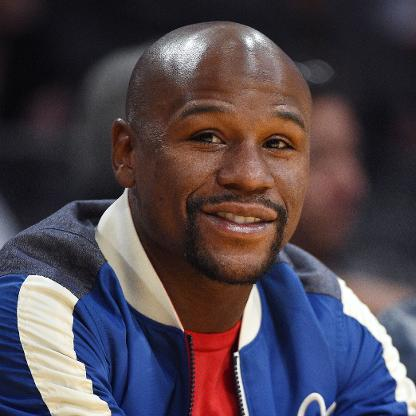
#> input picture images/floyd.jpg, 416 x 416 px
$ jupyter execute opencv_facial_recognition.ipynb   (shell and % lines are left out)
#> lines starting #> are read from the running program, lines starting #| are printed output that depends on the picture
## Introduction to OpenCV

The OpenCV library provides functionality for face detection in images. The technique used is based on Haar cascades, which is a machine learning approach. In this project, we will treat OpenCV as a black box, leveraging its pre-trained models for detecting faces, eyes, and smiles.

While OpenCV provides the flexibility to train custom models for detecting various objects, our primary objective in this project is to use the existing classifiers and explore their capabilities in detecting interesting portions of an image.

### Single Face Detection

OpenCV supports reading of images in most file formats, such as JPEG, PNG, and TIFF. Most image and video analysis requires converting images into grayscale first. This simplifies the image and reduces noise allowing for improved analysis. Let's write some code that reads an image of as person, Floyd Mayweather and converts it into greyscale.

[cell 1]
# Import OpenCV library
import cv2 as cv

# Load image
image = cv.imread('images/floyd.jpg')
#> image is the input picture: shape (416, 416, 3); mean B, G, R 77.4, 68.5, 78.7
# Convert to grayscale
gray_image = cv.cvtColor(image, cv.COLOR_BGR2GRAY)
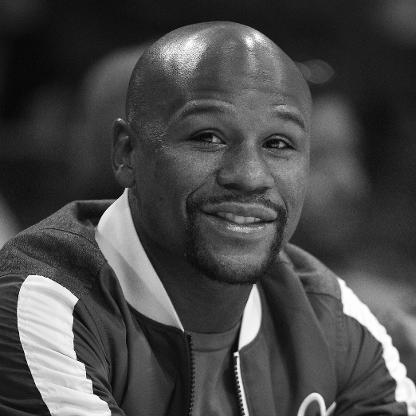
#> gray_image: shape (416, 416); min 0, max 255, mean 72.5
# Lets inspect the image
print(type(gray_image))
#| <class 'numpy.ndarray'>

We see that it is of type ndarray, which is a fundamental list type coming from the numerical python project. OpenCV wants to represent an image as a two dimensional sequence of bytes, and the ndarray, which stands for n dimensional array, is the ideal way to do this. Lets look at the array contents.

[cell 2]
gray_image

The array is shown here as a list of lists, where the inner lists are filled with integers.The dtype=uint8 definition indicates that each of the items in an array is an 8 bit unsigned integer, which is very common for black and white images. So this is a pixel by pixel definition of the image.

The display package, however, doesn't know what to do with this image. So lets convert it into a PIL object to render it in the browser.

[cell 3]
# Import PIL library
from PIL import Image

# Convert to PIL image
pil_image = Image.fromarray(gray_image)
# Display image
display(pil_image)

Let's now use OpenCV to detect faces in this image. OpenCV provides a pre-trained classifier, called the Haar Cascade classifier, which is based on the Haar Wavelet technique to analyze pixels in the image. The Haar Cascade classifier employs a machine learning approach by training the classifier to identify object edges in specific types of images.

The first step is to load the classifier XML file, which contains the classifier definition. This file is available in the OpenCV GitHub repository. We will use the cv2.CascadeClassifier method to load the XML file.

[cell 4]
# Import OpenCV library and Image and ImageDraw libraries from PIL
import cv2 as cv
from PIL import Image, ImageDraw
import numpy as np

# Load XML classifier
face_cascade = cv.CascadeClassifier('classifier/haarcascade_frontalface_default.xml')
eye_cascade = cv.CascadeClassifier('classifier/haarcascade_eye.xml')

# With the classifier loaded, we can now use it to detect faces in the image.
# Load the image and convert it to grayscale
image = cv.imread('images/floyd.jpg')
gray_image = cv.cvtColor(image, cv.COLOR_BGR2GRAY)
# Use classifier to detect faces. This function returns a list of objects as rectangles. The first parameter is an ndarray of the image.
faces = face_cascade.detectMultiScale(gray_image)
#> faces = [[158, 75, 176, 176]]
print(faces.tolist()[0]) # tolsit() converts the ndarray to a list
#| [158, 75, 176, 176]

[cell 5]
# Let's draw a rectangle around the face.
# First, convert the image to a PIL image
pil_image = Image.fromarray(gray_image, mode='L')

# Draw the rectangle
draw = ImageDraw.Draw(pil_image)
rectangle = faces.tolist()[0]
#> rectangle = [158, 75, 176, 176]
draw.rectangle(rectangle, outline='white')

# Display the image
display(pil_image)
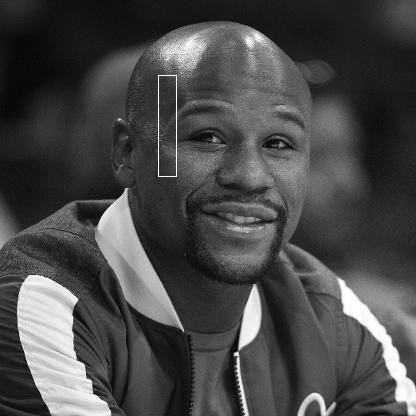
#> shown: PIL image 416x416 L; min 0, max 255, mean 72.8

The result is not very good.

If we check the OpenCV docs, detectMultiScale() returns the coordinates of the detected faces as a rectangle. The first two numbers are the top left corner of the rectangle, and the next two numbers are the width and height (x,y,w,h), while PIL.ImageDraw.Draw.rectangle() expects the coordinates of the top left and bottom right corners of the rectangle (x,y,x+w,y+h). So we need to convert the coordinates before we can draw the rectangle.

Let's wrap all together.

[cell 6]
# Import OpenCV library and Image and ImageDraw libraries from PIL
import cv2 as cv
from PIL import Image, ImageDraw

# Load XML classifier
face_cascade = cv.CascadeClassifier('classifier/haarcascade_frontalface_default.xml')
eye_cascade = cv.CascadeClassifier('classifier/haarcascade_eye.xml')

# With the classifier loaded, we can now use it to detect faces in the image.
# Load the image and convert it to grayscale
image = cv.imread('images/floyd.jpg')
gray_image = cv.cvtColor(image, cv.COLOR_BGR2GRAY)
# Use classifier to detect faces. This function returns a list of objects as rectangles. The first parameter is an ndarray of the image.
faces = face_cascade.detectMultiScale(gray_image)

# Let's draw a rectangle around the face.
# First, convert the image to a PIL image
pil_image = Image.fromarray(gray_image, mode='L')
# Draw the rectangle
draw = ImageDraw.Draw(pil_image)
rectangle = faces.tolist()[0]
draw.rectangle((rectangle[0], rectangle[1], rectangle[0]+rectangle[2], rectangle[1]+rectangle[3]), outline='white')

# Display the image
display(pil_image)
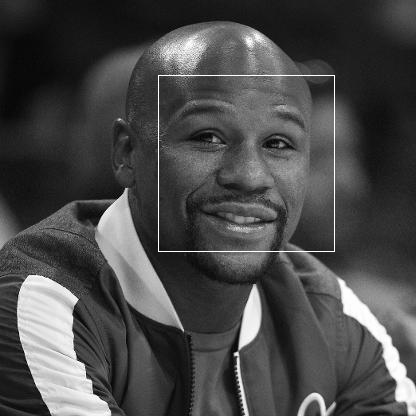
#> shown: PIL image 416x416 L; min 0, max 255, mean 73.3

We see the face detection works pretty good on this image! Note that it's apparent that this is not head detection, but that the haarcascades file we used is looking for eyes and a mouth.

### Multiple Face Detection

Now let's try to detect faces in a group photo. We will use the same technique as before.

[cell 7]
import cv2 as cv
from PIL import Image, ImageDraw

# Load XML classifier
face_cascade = cv.CascadeClassifier('classifier/haarcascade_frontalface_default.xml')
eye_cascade = cv.CascadeClassifier('classifier/haarcascade_eye.xml')

# Load the image
group_image = cv.imread('images/group_of_people.jpg')
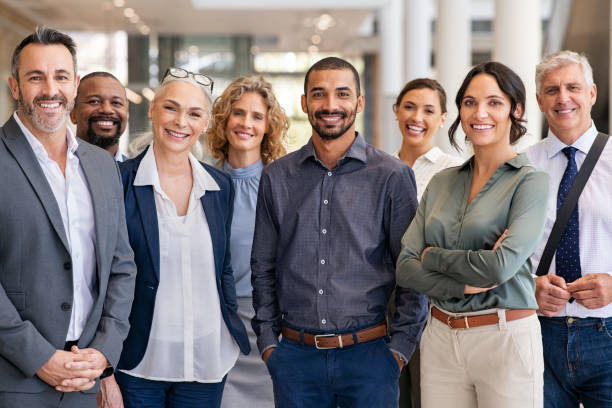
#> input picture images/group_of_people.jpg, 612 x 408 px
#> group_image is the input picture: shape (408, 612, 3); mean B, G, R 123.4, 122.1, 130.5
# Convert to grayscale
gray_group_image = cv.cvtColor(group_image, cv.COLOR_BGR2GRAY)
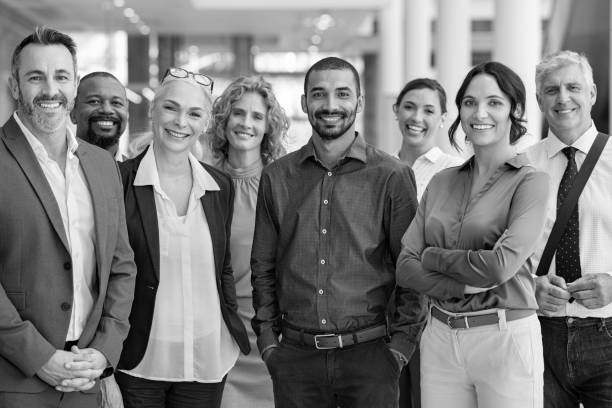
#> gray_group_image: shape (408, 612); min 0, max 255, mean 124.8
# Detect faces
faces = face_cascade.detectMultiScale(gray_group_image)
#> faces = [[538, 67, 58, 58], [454, 80, 61, 61], [391, 88, 55, 55], [78, 80, 54, 54], [220, 93, 55, 55], [15, 50, 69, 69], [300, 69, 65, 65], [150, 87, 65, 65], [153, 40, 92, 92]]

# Draw rectangle around faces
pil_image = Image.open('images/group_of_people.jpg').convert('RGB')
draw = ImageDraw.Draw(pil_image)
for x,y,w,h in faces:
    draw.rectangle((x,y,x+w,y+h), outline='white')
#> this loop made 9 passes
display(pil_image)
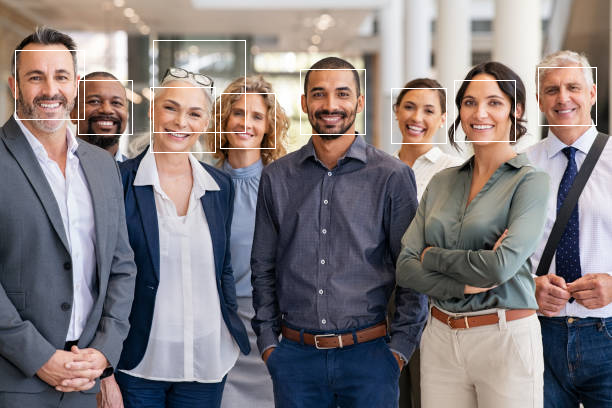
#> shown: PIL image 612x408 RGB; mean R, G, B 131.4, 123.3, 124.7

Awesome! Looks like there are one false positive - something the machine thought was a face but it wasn't.
It could also happen in other cases that the machine thinks there is no face but there is one - a false negative. In this case, we have no false negative.

There are a few ways we could try and improve this, and really, it requires a lot of experimentation to find good values for a given image.
First, lets create a function which will plot rectanges for us over the image

[cell 8]
def show_rects(faces):
    """
    Function to draw rectangles around faces
    :param faces: list of faces as rectangles
    :return: None
    """
    # Open image
    pil_image = Image.open('images/group_of_people.jpg').convert('RGB')
    # Draw rectangle around faces
    draw = ImageDraw.Draw(pil_image)
    for x,y,w,h in faces:
        draw.rectangle((x,y,x+w,y+h), outline='white')
    # Display image
    display(pil_image)

The **detectMultiScale()** function from OpenCV has a couple of parameters which control the detection of faces.
The first is the **scaleFactor**, which specifies how much the image size is reduced at each image scale. This value is used to create the scale pyramid in order to detect faces at multiple scales in the image (some faces may be closer to the foreground, and thus be larger, other faces may be smaller and in the background, thus the usage of varying scales). A value of 1.05 indicates that the image is scaled down by 5% each time it is scaled. Smaller values, like 1.03, will take longer to compute, but will increase the rate of detection.

[cell 9]
# Lets experiment with the scale factor. Usually it's a small value, lets try 1.05
print("Scale factor 1.05")
faces = face_cascade.detectMultiScale(gray_group_image,1.05)
#> faces = 13 rows, first 6: [332, 179, 33, 33], [227, 150, 38, 38], [34, 270, 36, 36], [391, 88, 54, 54], [536, 67, 58, 58], [220, 94, 55, 55]
# Show those results
show_rects(faces)
#> the loop in show_rects, `for x,y,w,h in faces:` made 13 passes
#> (x, y, w, h) on passes 1 to 12: (332, 179, 33, 33), (227, 150, 38, 38), (34, 270, 36, 36), (391, 88, 54, 54), (536, 67, 58, 58), (220, 94, 55, 55), (78, 81, 53, 53), (264, 100, 51, 51), (452, 79, 62, 62), (15, 50, 69, 69), (299, 70, 65, 65), (150, 86, 66, 66)
#> in show_rects, `display(pil_image)`:
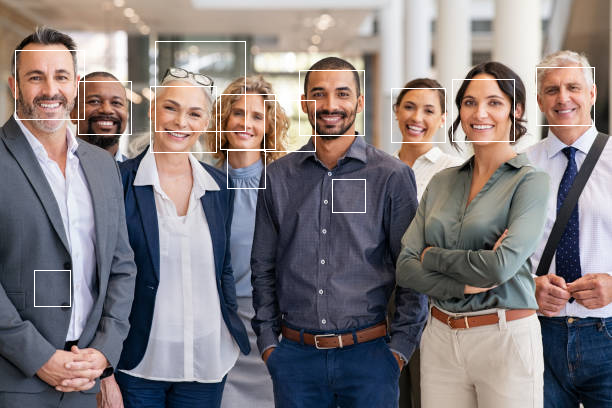
#> shown: PIL image 612x408 RGB; mean R, G, B 131.7, 123.7, 125.1
# Now lets also try 1.15
print("Scale factor 1.15")
faces = face_cascade.detectMultiScale(gray_group_image,1.15)
#> faces = [[392, 89, 54, 54], [537, 67, 56, 56], [220, 94, 54, 54], [299, 68, 65, 65], [77, 80, 54, 54], [453, 79, 62, 62], [14, 50, 70, 70], [150, 86, 66, 66]]
# Show those results
show_rects(faces)
#> the loop in show_rects (call 2), `for x,y,w,h in faces:` made 8 passes
#> in show_rects (call 2), `display(pil_image)`:
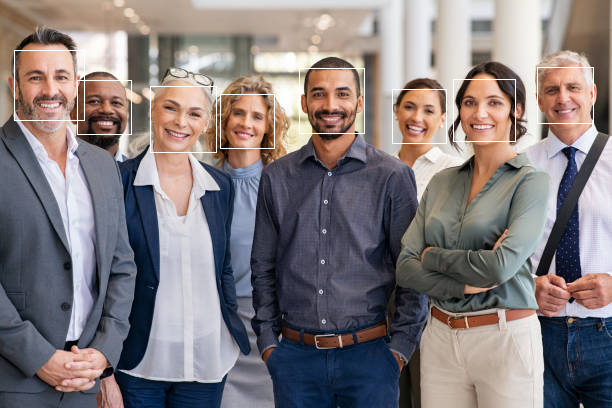
#> shown: PIL image 612x408 RGB; mean R, G, B 131.2, 123, 124.4
# Finally lets also try 1.25
print("Scale factor 1.25")
faces = face_cascade.detectMultiScale(gray_group_image,1.25)
#> faces = [[534, 66, 60, 60], [392, 87, 55, 55], [454, 79, 63, 63], [219, 93, 56, 56], [14, 50, 71, 71], [299, 68, 66, 66], [150, 86, 67, 67]]
# Show those results
show_rects(faces)
#> the loop in show_rects (call 3), `for x,y,w,h in faces:` made 7 passes
#> in show_rects (call 3), `display(pil_image)`:
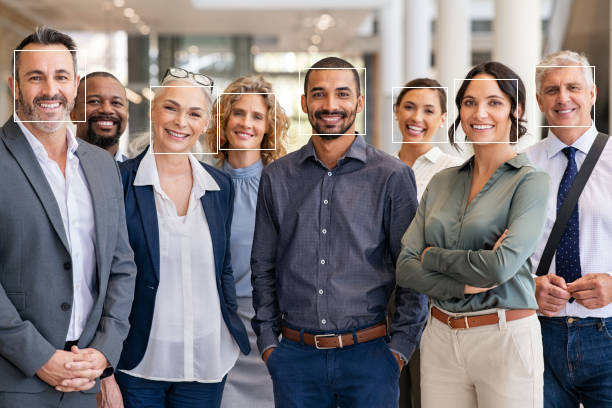
#> shown: PIL image 612x408 RGB; mean R, G, B 131.1, 122.9, 124.3

We can see that as we change the scale factor we change the number of true and false positives and negatives.
 - With the scale set to 1.05, we have 8 true positives, which are correctly identified faces, and 5 false positives, where are non-faces which opencv thinks are faces.
 - When we change this to 1.15 we lose all the false positives.
 - And when we change this to 1.25 we get 1 false negative, where opencv thinks there is no face but there is one.

This is actually a really interesting phenomena in machine learning and artificial intelligence. There is a trade off between not only how accurate a model is, but how the inaccuracy actually happens. Which of these three models do you think is best?

Well, the answer to that question is really, "it depends". It depends why you are trying to detect faces, and what you are going to do with them.
Did you notice anything else that happened when we changed the scale factor? It's subtle, but the speed at which the processing ran took longer at smaller scale factors. This is because more subimages are being considered for these scales. This could also affect which method we might use.

Jupyter has nice support for timing commands. You might have seen this before, a line that starts with a percentage sign in jupyter is called a "magic function". This isn't normal python - it's actually a shorthand way of writing a function which Jupyter has predefined. In this case, we are using the timeit magic function, which will run the command a few times and give us the best, average, and worst times.

[cell 10]
# Lets time the speed of detectmultiscale when using a scale of 1.05
print("Scale factor 1.05")
face_cascade.detectMultiScale(gray_group_image,1.05)
# Now lets also try 1.15
print("Scale factor 1.15")
face_cascade.detectMultiScale(gray_group_image,1.15)
#> Out = [[392, 89, 54, 54], [537, 67, 56, 56], [220, 94, 54, 54], [299, 68, 65, 65], [77, 80, 54, 54], [453, 79, 62, 62], [14, 50, 70, 70], [150, 86, 66, 66]]
